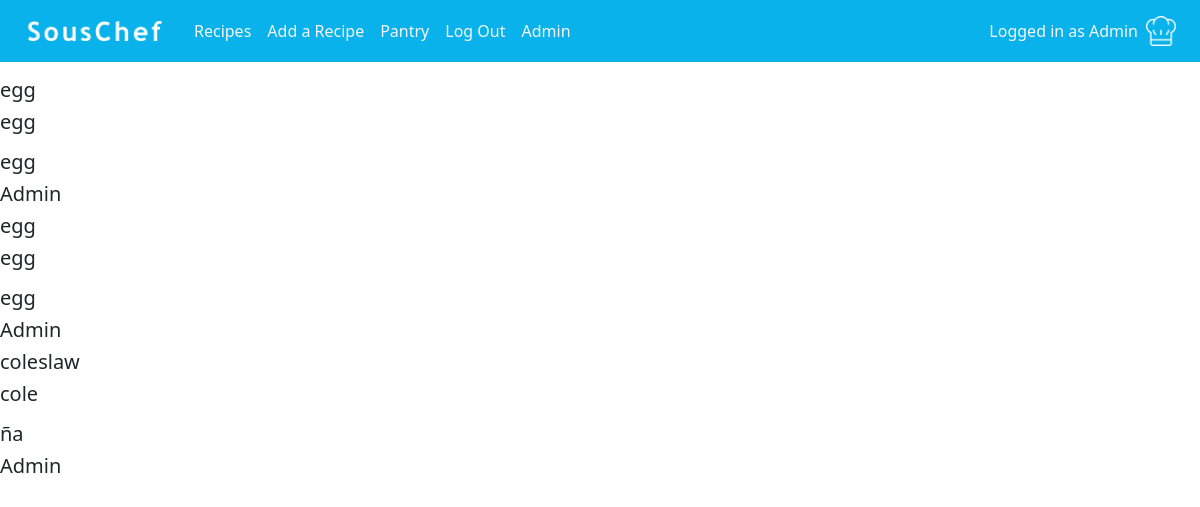
/recipes (signed in), run on an earlier commit of the app's database.
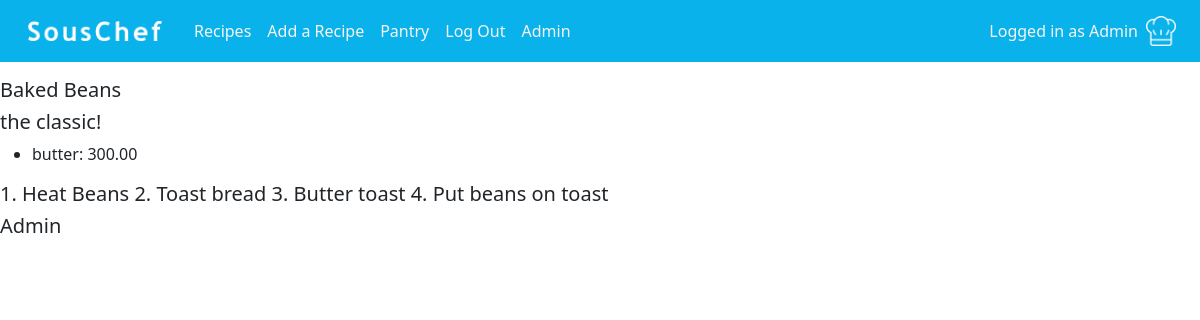
And on a later commit of the database.
### souschef/models.py (models this page shows, shortened)
class User(AbstractUser):
    pass

class Recipe(models.Model):
    name = models.CharField(max_length=128)
    description = models.TextField()
    ingredients = models.ManyToManyField(Ingredient, through="IngredientPerRecipe")
    steps = models.TextField()
    image = models.ImageField(upload_to="static/images/recipe_pics", null=True, blank=True)
    created_by = models.ForeignKey(User, on_delete=models.CASCADE)
    public = models.BooleanField(default=False)

class IngredientPerRecipe(models.Model):
    recipe = models.ForeignKey(Recipe, on_delete=models.CASCADE)
    ingredient = models.ForeignKey(Ingredient, on_delete=models.CASCADE)
    amount = models.DecimalField(max_digits=5, decimal_places=2)
    unit = models.ForeignKey(Unit, on_delete=models.CASCADE)
    def __str__(self):
        return f"Ingredient: {self.ingredient}"

class Ingredient(models.Model):
    name = models.CharField(max_length=64, blank=False)
    ingredient_id = models.IntegerField(unique=True)
    def __str__(self):
        return f"{self.name}"

### souschef/views.py (the view)
# urls.py: path("recipes", views.recipes, name="recipes"),
def recipes(request):
    recipes = Recipe.objects.all()
    for recipe in recipes:
        print(recipe.ingredientperrecipe_set.all())
    return render(request, "SousChef/recipes.html", {
            "recipes": recipes,
        })

### souschef/templates/souschef/recipes.html (shortened to what this page needs)
{% extends "SousChef/layout.html" %}
{% block body %}
    {% for recipe in recipes %}
        <h5>{{ recipe.name }}</h5>
        <h5>{{ recipe.description }}</h5>
        <ul>
            {% for ingredient in recipe.ingredientperrecipe_set.all %}
                <li>{{ ingredient.ingredient.name }}: {{ ingredient.amount }} {{ ingredient.unit.name }}</li>
            {% endfor %}
        </ul>
        <h5>{{ recipe.steps }}</h5>
        <h5>{{ recipe.created_by }}</h5>
    {% endfor %}
{% endblock %}

### souschef/templates/souschef/layout.html (shortened to what this page needs)
{% load static %}
<!DOCTYPE html>
<html lang="en">
    <head>
        <link href="https://cdn.jsdelivr.net/npm/bootstrap@5.3.3/dist/css/bootstrap.min.css" rel="stylesheet">
        <link href="{% static 'styles.css' %}" rel="stylesheet">
    </head>
    <body>
        <nav class="navbar navbar-expand-lg nav-colours pt-2 mb-3">
            <div class="container-fluid ms-2">
                <a class="navbar-brand" href="{% url 'index' %}">
                    <img src="{% static 'images/souschef.png' %}" alt="Logo" width="150" height="auto" class="d-inline-block p-2">
                </a>
                <div class="collapse navbar-collapse" id="toggle">
                    <ul class="navbar-nav me-auto mb-3 mb-lg-0 nav-colours">
                        <li class="nav-item">
                            <a class="nav-link" href="{% url 'recipes' %}">Recipes</a>
                        </li>
                        {% if user.is_authenticated %}
                        <li class="nav-item">
                            <a class="nav-link" href="{% url 'add_recipe' %}">Add a Recipe</a>
                        </li>
                            <li class="nav-item">
                                <a class="nav-link" href="{% url 'pantry' %}">Pantry</a>
                            </li>
                            <li class="nav-item">
                                <a class="nav-link" href="{% url 'logout' %}">Log Out</a>
                            </li>
                        {% endif %}
                        {% if user.is_staff %}
                            <li class="nav-item">
                                <a class="nav-link" href="/admin/">Admin</a>
                            </li>
                        {% endif %}
                    </ul>
                    <div class="me-2 nav-colours">
                        {% if user.is_authenticated %}
                            <div class="navbar-text d-flex align-items-center">Logged in as<a class="nav-link mx-1" href="{% url 'user_dashboard' %}">{{ user.username }}</a>
                            {% if profile.profile_picture %}
                                <span class="picico mx-1"><a href="{% url 'user_dashboard' %}"><img class="profilepicico" src="{{ profile.profile_picture }}"></img></a></span>
                            {% else %}
                                <span class="picico mx-1"><a href="{% url 'user_dashboard' %}"><img class="profilepicico" src="/static/images/profile_pics/default_profile_white.png"></a></img></span>
                            {% endif %}
                            </div>
                        {% else %}
                            <span class="navbar-text">Not logged in</span>
                        {% endif %}
                    </div>
                </div>
            </div>
        </nav>
        {% block body %}
        {% endblock %}
    </body>
</html>

### souschef/static/styles.css (style rules this page uses)
a { text-decoration: none; }
body { background-image: url("/static/images/background.jpg"); background-position: center; background-repeat: no-repeat; background-attachment: fixed; background-size: 2000px; }
.navbar { margin: 0; }
.nav-colours { background-color: #09b2ea; }
.navbar-text { color: whitesmoke; }
.nav-link { color: whitesmoke !important; }
.picico { vertical-align: bottom; }
.profilepicico { width: auto; height: 30px; }

What changed in the data, as far as the page shows it:
removed Recipe: name "egg", description "egg", steps "egg", created_by "Admin"
removed Recipe: name "egg", description "egg", steps "egg", created_by "Admin"
removed Recipe: name "coleslaw", description "cole", steps "ña", created_by "Admin"
added Recipe: name "Baked Beans", description "the classic!", steps "1. Heat Beans 2. Toast bread 3. Butter toast 4. Put beans on toast", created_by "Admin"
added IngredientPerRecipe: ingredient.name "butter", amount "300.00"
